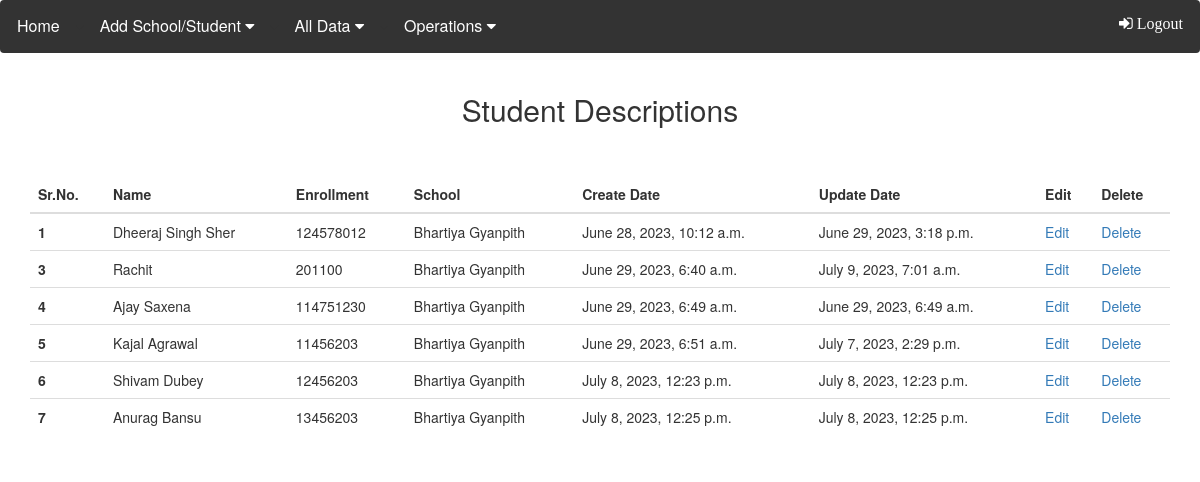
The page /app/stu-list/ on the database its author committed.
### schoolapp/models.py (models this page shows)
class Student(models.Model):
    name = models.CharField(max_length=100)
    enrollment = models.CharField(max_length=13, unique=True)
    school = models.ForeignKey(School, on_delete=models.CASCADE)
    create_at = models.DateTimeField(auto_now_add=True)
    update_at = models.DateTimeField(auto_now=True)

class School(models.Model):
    name = models.CharField(max_length=100)
    create_at = models.DateTimeField(auto_now_add=True)
    update_at = models.DateTimeField(auto_now=True)

### schoolapp/views.py (the view)
# urls.py: path('stu-list/', stu_list),
def stu_list(request):
    obj = Student.objects.all()
    return render(request, 'student_list.html', {'obj':obj})

### schoolapp/template/student_list.html (shortened to what this page needs)
{% include "header.html" %}
<!DOCTYPE html>
<html lang="en">
</head>
<link rel="stylesheet" href="https://maxcdn.bootstrapcdn.com/bootstrap/3.4.1/css/bootstrap.min.css">
<body>
    <div class="container">
        <center><h2>Student Descriptions</h2></center>
        <br>
        <br>
    <table class="table">
        <thead>
          <tr>
            <th scope="col">Sr.No.</th>
            <th scope="col">Name</th>
            <th scope="col">Enrollment</th>
            <th scope="col">School</th>
            <th scope="col">Create Date</th>
            <th scope="col">Update Date</th>
            <th scope="col">Edit</th>
            <th scope="col">Delete</th>
          </tr>
        </thead>
        <tbody>
            {% for data in obj %}
          <tr>
            <th scope="row">{{data.id}}</th>
            <td>{{data.name}}</td>
            <td>{{data.enrollment}}</td>
            <td>{{data.school.name}}</td>
            <td>{{data.create_at}}</td>
            <td>{{data.update_at}}</td>
            <td><a href="/app/update-student/{{data.id}}/">Edit</a></td>
            <td><a href="/app/delete-student/{{data.id}}/">Delete</a></td>
          </tr>
          {% endfor %}
    </tbody>
</table>
</div>
</body>
</html>

### schoolapp/template/header.html (shortened to what this page needs)
<!DOCTYPE html>
<html>
<head>
<link rel="stylesheet" href="https://cdnjs.cloudflare.com/ajax/libs/font-awesome/4.7.0/css/font-awesome.min.css">
</head>
<body style="background-color:white;">
<div class="navbar">
  <a href="/app/">Home</a>
  <div class="dropdown">
    <i class="fa fa-caret-down"></i><button class="dropbtn">Add School/Student
      <i class="fa fa-caret-down"></i>
    </button>
  </div>
  <div class="dropdown">
    <i class="fa fa-caret-down"></i><button class="dropbtn">All Data
      <i class="fa fa-caret-down"></i>
    </button>
  </div>
  <div class="dropdown">
    <i class="fa fa-caret-down"></i><button class="dropbtn">Operations
      <i class="fa fa-caret-down"></i>
    </button>
  </div>
  <div class="pull-right">
    <a href="/app/logout/" class="fa fa-sign-in"> Logout</a>
</div>
</div>

### schoolapp/template/header.html (style rules this page uses)
body { font-family: Arial, Helvetica, sans-serif; }
.navbar { overflow: hidden; background-color: #333; }
.navbar a { float: left; font-size: 16px; color: white; text-align: center; padding: 14px 16px; text-decoration: none; }
.dropdown { float: left; overflow: hidden; }
.dropdown .dropbtn { font-size: 16px; border: none; outline: none; color: white; padding: 14px 16px; background-color: inherit; font-family: inherit; margin: 0; }

### rows shown on the page
Student: id "1", name "Dheeraj Singh Sher", enrollment "124578012", school.name "Bhartiya Gyanpith", create_at "June 28, 2023, 10:12 a.m.", update_at "June 29, 2023, 3:18 p.m."
Student: id "3", name "Rachit", enrollment "201100", school.name "Bhartiya Gyanpith", create_at "June 29, 2023, 6:40 a.m.", update_at "July 9, 2023, 7:01 a.m."
Student: id "4", name "Ajay Saxena", enrollment "114751230", school.name "Bhartiya Gyanpith", create_at "June 29, 2023, 6:49 a.m.", update_at "June 29, 2023, 6:49 a.m."
Student: id "5", name "Kajal Agrawal", enrollment "11456203", school.name "Bhartiya Gyanpith", create_at "June 29, 2023, 6:51 a.m.", update_at "July 7, 2023, 2:29 p.m."
Student: id "6", name "Shivam Dubey", enrollment "12456203", school.name "Bhartiya Gyanpith", create_at "July 8, 2023, 12:23 p.m.", update_at "July 8, 2023, 12:23 p.m."
Student: id "7", name "Anurag Bansu", enrollment "13456203", school.name "Bhartiya Gyanpith", create_at "July 8, 2023, 12:25 p.m.", update_at "July 8, 2023, 12:25 p.m."
